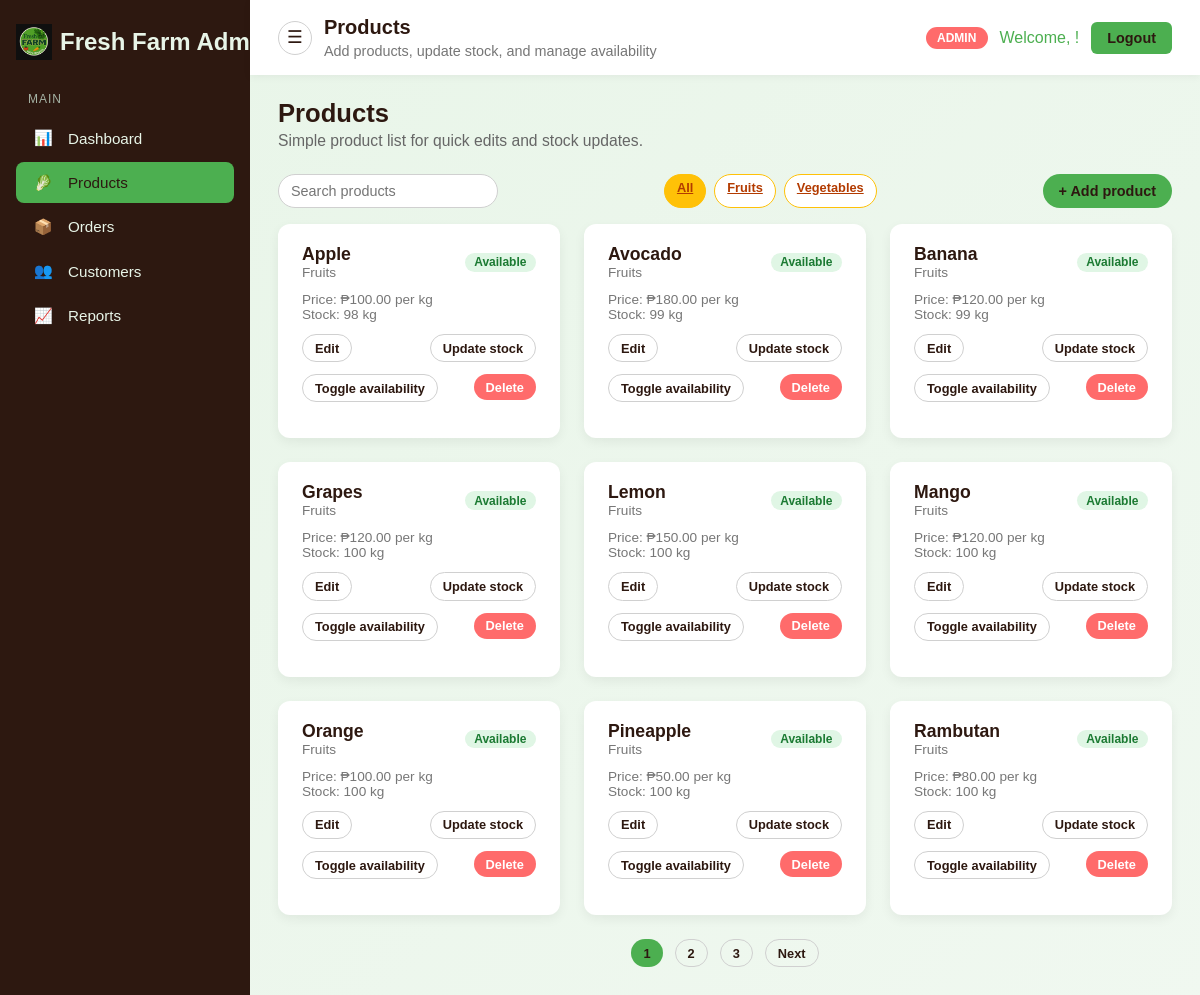
The page /admin-products/ (signed in) on the database its author committed.
### fresh_app/models.py (models this page shows, shortened)
class Product(models.Model):
    name = models.CharField(max_length=200)
    category = models.CharField(max_length=100, blank=True)
    price = models.DecimalField(max_digits=10, decimal_places=2)
    stock_quantity = models.PositiveIntegerField(default=0)
    is_active = models.BooleanField(default=True)
    created_at = models.DateTimeField(auto_now_add=True)
    updated_at = models.DateTimeField(auto_now=True)

### fresh_app/views.py (the view)
# urls.py: path('admin-products/', views.admin_products, name='admin_products'),
def admin_products(request):
    if not request.user.is_authenticated:
        return redirect('login')
    if not (request.user.is_superuser or request.user.is_staff):
        return redirect('customer_dashboard')
    query = request.GET.get('q', '').strip()
    status_filter = request.GET.get('status', 'all')
    category_filter = request.GET.get('category', 'all')
    products = Product.objects.all().order_by('category', 'name')
    if query:
        products = products.filter(name__icontains=query)
    if category_filter == 'fruits':
        products = products.filter(category__iexact='Fruits')
    elif category_filter == 'vegetables':
        products = products.filter(category__iexact='Vegetables')
    LOW_STOCK_THRESHOLD = 10
    if status_filter == 'available':
        products = products.filter(is_active=True, stock_quantity__gt=0)
    elif status_filter == 'low_stock':
        products = products.filter(is_active=True, stock_quantity__gt=0, stock_quantity__lte=LOW_STOCK_THRESHOLD)
    elif status_filter == 'unavailable':
        products = products.filter(is_active=False) | products.filter(stock_quantity__lte=0)
    paginator = Paginator(products, 9)
    page_number = request.GET.get('page')
    page_obj = paginator.get_page(page_number)
    context = {
        'products': page_obj,
        'page_obj': page_obj,
        'paginator': paginator,
        'query': query,
        'status_filter': status_filter,
        'category_filter': category_filter,
        'low_stock_threshold': LOW_STOCK_THRESHOLD,
    }
    return render(request, 'products.html', context)

### templates/products.html (shortened to what this page needs)
{% extends 'admin_base.html' %}
{% block nav_products_active %}active{% endblock %}
{% block page_title %}Products{% endblock %}
{% block page_subtitle %}Add products, update stock, and manage availability{% endblock %}
{% block content %}
<div class="page-header">
    <h1>Products</h1>
    <p>Simple product list for quick edits and stock updates.</p>
</div>
<div class="toolbar">
    <form method="get" style="display: flex; gap: 0.75rem; align-items: center; flex-wrap: wrap;">
        <input type="text" class="search-input" name="q" value="{{ query }}" placeholder="Search products">
    </form>
    <div class="pill-filters">
        <a href="{% url 'admin_products' %}?status={{ status_filter }}&category=all{% if query %}&q={{ query }}{% endif %}"
           class="pill pill-category{% if category_filter == 'all' %} active{% endif %}">All</a>
        <a href="{% url 'admin_products' %}?status={{ status_filter }}&category=fruits{% if query %}&q={{ query }}{% endif %}"
           class="pill pill-category{% if category_filter == 'fruits' %} active{% endif %}">Fruits</a>
        <a href="{% url 'admin_products' %}?status={{ status_filter }}&category=vegetables{% if query %}&q={{ query }}{% endif %}"
           class="pill pill-category{% if category_filter == 'vegetables' %} active{% endif %}">Vegetables</a>
    </div>
    <a href="{% url 'admin_product_add' %}" class="btn btn-primary">+ Add product</a>
</div>
{% if products %}
    <div class="card-grid" style="margin-top: 1rem;">
        {% for product in products %}
            <article class="card">
                <div class="card-header">
                    <div>
                        <h2 class="card-title">{{ product.name }}</h2>
                        <p class="muted-text">{{ product.category }}</p>
                    </div>
                    <div>
                        {% if not product.is_active or product.stock_quantity <= 0 %}
                            <span class="badge badge-muted">Unavailable</span>
                        {% elif product.stock_quantity <= low_stock_threshold %}
                            <span class="badge badge-warning">Low stock</span>
                        {% else %}
                            <span class="badge badge-success">Available</span>
                        {% endif %}
                    </div>
                </div>
                <p class="muted-text">Price: ₱{{ product.price|floatformat:2 }} per kg</p>
                <p class="muted-text">Stock: {{ product.stock_quantity }} kg</p>
                <div class="toolbar" style="margin-top: 0.75rem;">
                    <a href="{% url 'admin_product_edit' product.pk %}" class="btn btn-outline btn-small">Edit</a>
                    <a href="{% url 'admin_product_stock' product.pk %}" class="btn btn-outline btn-small">Update stock</a>
                    <form method="post" action="{% url 'admin_product_toggle' product.pk %}" style="display: inline;">
                        <button type="submit" class="btn btn-outline btn-small">Toggle availability</button>
                    </form>
                    <form method="post" action="{% url 'admin_product_delete' product.pk %}" style="display: inline;" onsubmit="return confirm('Delete this product?');">
                        <button type="submit" class="btn btn-danger btn-small">Delete</button>
                    </form>
                </div>
            </article>
        {% endfor %}
    </div>
{% else %}
    <p class="muted-text">No products found.</p>
{% endif %}
{% if page_obj and page_obj.paginator.num_pages > 1 %}
    <div class="toolbar" style="margin-top: 1.5rem; justify-content: center;">
        {% for num in page_obj.paginator.page_range %}
            {% if num == page_obj.number %}
                <span class="btn btn-primary btn-small">{{ num }}</span>
            {% else %}
                <a href="?page={{ num }}{% if query %}&q={{ query }}{% endif %}{% if category_filter %}&category={{ category_filter }}{% endif %}{% if status_filter %}&status={{ status_filter }}{% endif %}"
                   class="btn btn-outline btn-small">{{ num }}</a>
            {% endif %}
        {% endfor %}
        {% if page_obj.has_next %}
            <a href="?page={{ page_obj.next_page_number }}{% if query %}&q={{ query }}{% endif %}{% if category_filter %}&category={{ category_filter }}{% endif %}{% if status_filter %}&status={{ status_filter }}{% endif %}"
               class="btn btn-outline btn-small">Next</a>
        {% endif %}
    </div>
{% endif %}
{% endblock %}

### templates/admin_base.html (style rules this page uses)
* { margin: 0; padding: 0; box-sizing: border-box; }
body { font-family: 'Arial', sans-serif; background: linear-gradient(135deg, #e8f5e8 0%, #f0f8f0 100%); min-height: 100vh; color: #2d1810; }
.page-header { margin-bottom: 1.5rem; }
.page-header h1 { font-size: 1.6rem; margin-bottom: 0.25rem; }
.page-header p { color: #666; font-size: 0.98rem; }
.card-grid { display: grid; grid-template-columns: repeat(auto-fit, minmax(260px, 1fr)); gap: 1.5rem; }
.card { background-color: #ffffff; border-radius: 12px; padding: 1.25rem 1.5rem; box-shadow: 0 4px 12px rgba(0,0,0,0.06); }
.card-header { display: flex; align-items: center; justify-content: space-between; margin-bottom: 0.75rem; }
.card-title { font-size: 1.1rem; font-weight: 600; }
.btn { display: inline-flex; align-items: center; justify-content: center; padding: 0.55rem 1rem; border-radius: 999px; border: none; cursor: pointer; font-size: 0.9rem; font-weight: 600; text-decoration: none; transition: background-color 0.2s, box-shadow 0.2s, transform 0.1s; }
.btn-primary { background-color: #4CAF50; color: #2d1810; }
.btn-outline { background-color: transparent; color: #2d1810; border: 1px solid #d0d0d0; }
.btn-danger { background-color: #ff6b6b; color: #ffffff; }
.btn-small { padding: 0.35rem 0.75rem; font-size: 0.8rem; }
.badge { display: inline-flex; align-items: center; padding: 0.15rem 0.6rem; border-radius: 999px; font-size: 0.75rem; font-weight: 600; }
.badge-success { background-color: #e0f6e5; color: #1b7a32; }
.toolbar { display: flex; flex-wrap: wrap; justify-content: space-between; gap: 0.75rem; margin-bottom: 1rem; }
.search-input { padding: 0.5rem 0.75rem; border-radius: 999px; border: 1px solid #d0d0d0; min-width: 220px; font-size: 0.9rem; }
.pill-filters { display: flex; flex-wrap: wrap; gap: 0.5rem; }
.pill { padding: 0.3rem 0.75rem; border-radius: 999px; border: 1px solid #d0d0d0; font-size: 0.8rem; cursor: pointer; background-color: #ffffff; }
.pill.active { background-color: #4CAF50; color: #2d1810; border-color: #4CAF50; }
.pill-category { border-color: #FFC107; color: #b33b00; font-weight: 600; }
.pill-category.active { background-color: #FFC107; color: #b33b00; border-color: #FFC107; }
.muted-text { font-size: 0.85rem; color: #777; }

### rows shown on the page
Product: name "Apple", category "Fruits", is_active "Available", price "100.00", stock_quantity "98"
Product: name "Avocado", category "Fruits", is_active "Available", price "180.00", stock_quantity "99"
Product: name "Banana", category "Fruits", is_active "Available", price "120.00", stock_quantity "99"
Product: name "Grapes", category "Fruits", is_active "Available", price "120.00", stock_quantity "100"
Product: name "Lemon", category "Fruits", is_active "Available", price "150.00", stock_quantity "100"
Product: name "Mango", category "Fruits", is_active "Available", price "120.00", stock_quantity "100"
Product: name "Orange", category "Fruits", is_active "Available", price "100.00", stock_quantity "100"
Product: name "Pineapple", category "Fruits", is_active "Available", price "50.00", stock_quantity "100"
Product: name "Rambutan", category "Fruits", is_active "Available", price "80.00", stock_quantity "100"

### other values the page prints
{{ num }} "1"
{{ num }} "2" "3"
